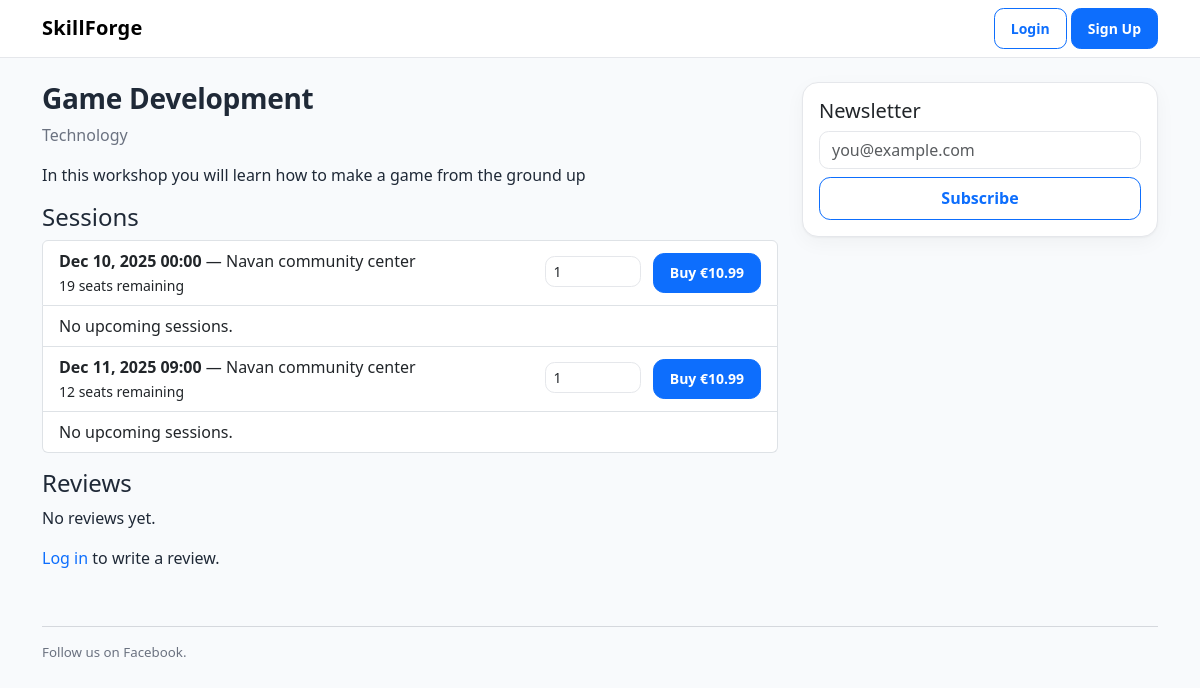
The app's page /w/game-development-1/ with its own data.
### workshops/models.py (models this page shows, shortened)
class Workshop(models.Model):
    category=models.ForeignKey(WorkshopCategory,on_delete=models.PROTECT,related_name="workshops")
    title=models.CharField(max_length=150)
    slug=models.SlugField(max_length=170, unique=True, blank=True)
    instructor=models.ForeignKey(Instructor,on_delete=models.PROTECT,related_name="workshops")
    short_description=models.CharField(max_length=200)
    description=models.TextField()
    base_price=models.DecimalField(max_digits=8, decimal_places=2, validators=[MinValueValidator(0)])
    image=models.ImageField(upload_to="workshops/", blank=True)
    is_active=models.BooleanField(default=True)
    created=models.DateTimeField(auto_now_add=True)
    class Meta: ordering=["-created"]

class WorkshopCategory(models.Model):
    name=models.CharField(max_length=80, unique=True)
    slug=models.SlugField(max_length=90, unique=True, blank=True)

class Session(models.Model):
    workshop=models.ForeignKey(Workshop,on_delete=models.CASCADE, related_name="sessions")
    starts_at=models.DateTimeField();
    ends_at=models.DateTimeField()
    capacity=models.PositiveIntegerField(default=12)
    seats_sold=models.PositiveIntegerField(default=0)
    location=models.CharField(max_length=180)
    @property
    def seats_remaining(self):
        return max(0, self.capacity - self.seats_sold)

### workshops/views.py (the view)
# urls.py: path("w/<slug:slug>/", views.detail, name="detail"),
def detail(request, slug):
    w = get_object_or_404(Workshop, slug=slug, is_active=True)
    return render(request, "workshops/detail.html", {"w": w, "sessions": w.sessions.order_by("starts_at"), "reviews": w.reviews.select_related("user")[:20]})

### templates/workshops/detail.html (shortened to what this page needs)
{% extends "base.html" %}
{% block content %}
<div class="row">
    <div class="col-md-8">
        <h2>{{ w.title }}</h2>
        <p class="text-muted">{{ w.category.name }}</p>
        <p>{{ w.description }}</p>
        <h4>Sessions</h4>
        <ul class="list-group mb-3">{% for s in sessions %}
            <li class="list-group-item d-flex justify-content-between align-items-center">
                <div>
                    <div><strong>{{ s.starts_at|date:"M d, Y H:i" }}</strong> — {{ s.location }}</div>
                    <small>{{ s.seats_remaining }} seats remaining</small>
                </div>
                <form method="post" action="{% url 'checkout:start' s.id %}">{% csrf_token %}
                    <input type="number" name="quantity" value="1" min="1" max="{{ s.seats_remaining }}"
                        class="form-control form-control-sm d-inline-block" style="width:6rem">
                    <button class="btn btn-primary btn-sm ms-2" {% if s.seats_remaining == 0 %}disabled{% endif %}>Buy
                        €{{ w.base_price }}</button>
                </form>
            </li>
            <li class="list-group-item">No upcoming sessions.</li>{% endfor %}
        </ul>
        <h4>Reviews</h4>
        <p>No reviews yet.</p>
        {% if user.is_authenticated %}
        <a class="btn btn-outline-secondary" href="{% url 'workshops:add_review' w.slug %}">Write a review</a>
        {% else %}<p><a href="{% url 'account_login' %}">Log in</a> to write a review.</p>{% endif %}
    </div>
    <div class="col-md-4">
        <div class="card">
            <div class="card-body">
                <h5>Newsletter</h5>
                <form action="{% url 'marketing:subscribe' %}" method="post">{% csrf_token %}
                    <input type="email" name="email" required class="form-control" placeholder="you@example.com">
                    <button class="btn btn-outline-primary mt-2 w-100">Subscribe</button>
                </form>
            </div>
        </div>
    </div>
</div>{% endblock %}

### marketing/static/css/site.css (style rules this page uses)
:root { --brand: #0d6efd; --brand-600: #0b5ed7; --bg: #f8fafc; --card: #ffffff; --text: #1f2937; --muted: #6b7280; --border: #e5e7eb; --warning: #d97706; --danger: #dc2626; --success: #16a34a; --shadow: 0 1px 2px rgba(0, 0, 0, .04), 0 6px 20px rgba(0, 0, 0, .04); }
* { box-sizing: border-box }
html, body { height: 100%; }
a { color: var(--brand); text-decoration: none }
h1, h2, h3 { font-weight: 700; letter-spacing: -.01em }
h2 { font-size: clamp(1.3rem, 1rem + 1.2vw, 1.75rem) }
body { font-family: ui-sans-serif, system-ui, -apple-system, "Segoe UI", Roboto, "Helvetica Neue", Arial; ; color: var(--text); background: var(--bg); line-height: 1.5; }
.card { background: var(--card); border: 1px solid var(--border); border-radius: 1rem; box-shadow: var(--shadow); }
.btn { border-radius: .7rem; padding: .55rem 1rem; font-weight: 600; }
.btn-primary { background: var(--brand); border-color: var(--brand); }
.form-control, .form-select { border-radius: .6rem; border-color: var(--border); }
input[type="number"] { max-width: 8rem; }
.text-muted { color:var(--muted) !important }

### records on screen
Workshop: title "Game Development", category.name "Technology", description "In this workshop you will learn how to make a game from the ground up", base_price "10.99"
Session: starts_at "Dec 10, 2025 00:00", location "Navan community center", seats_remaining "19"
Session: starts_at "Dec 11, 2025 09:00", location "Navan community center", seats_remaining "12"
